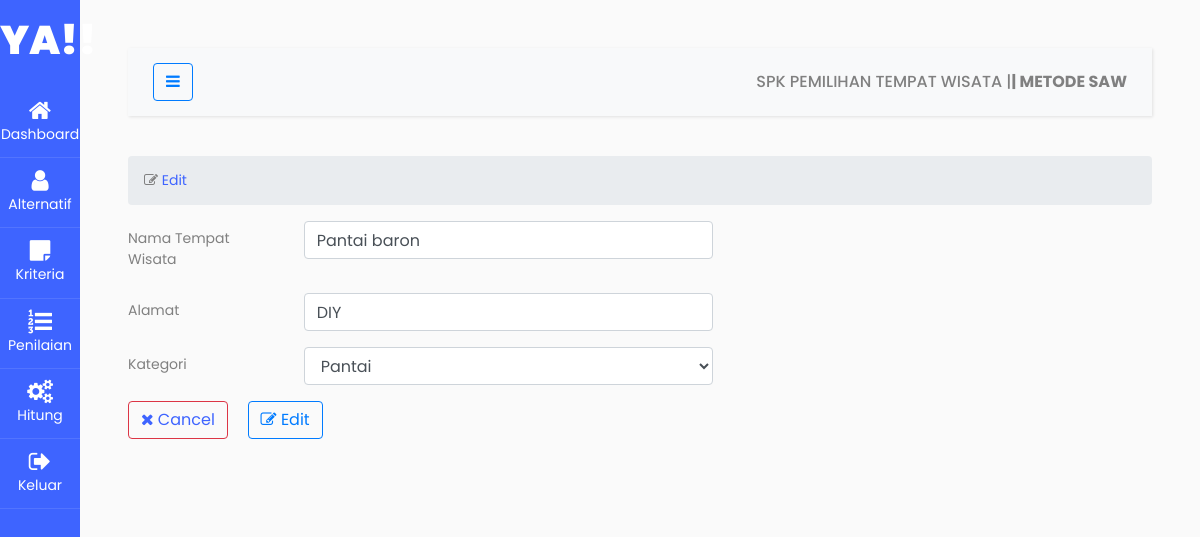
Page /alt_ubah.php?nama=Pantai baron on the committed database.
### tables this page shows
CREATE TABLE `saw_wisata` (
  `nama` varchar(100) NOT NULL,
  `Alamat` varchar(100) NOT NULL,
  `kategori` varchar(100) NOT NULL
);

### alt_ubah.php (the view, shortened to what this page needs)
<!doctype html>
<html lang="en">
<?php
include 'components/head.php';
?>
<body>
    <div class="wrapper d-flex align-items-stretch">
        <?php
        include 'components/sidebar.php';
        ?>
        <div id="content" class="p-4 p-md-5">
            <?php
            include 'components/navbar.php';
            ?>
            <section id="main-content">
                <section class="wrapper">
                    <div class="row">
                        <div class="col-lg-12">
                            <ol class="breadcrumb">
                                <li><i class="fa fa-edit"></i><a href=""> Edit</a></li>
                            </ol>
                        </div>
                    </div>
                    <?php
                    include 'koneksi.php';
                    ?>
                    <form method="POST" action="">
                        <?php
                        $nama = $_GET['nama'];
                        $sql = "SELECT * FROM saw_wisata WHERE nama = '$nama'";
                        $hasil = $conn->query($sql);
                        $rows = $hasil->num_rows;
                        if ($rows > 0) {
                            $row = $hasil->fetch_row();
                            $nama = $row[0];
                            $alamat = $row[1];
                            $kategori = $row[2];
                        ?>
                            <div class="form-group row">
                                <label class="col-sm-2 col-form-label">Nama Tempat Wisata</label>
                                <div class="col-sm-5">
                                    <input type="text" class="form-control" name="nama" value="<?= $nama ?>">
                                </div>
                            </div>
                            <div class="form-group row">
                                <label class="col-sm-2 col-form-label">Alamat</label>
                                <div class="col-sm-5">
                                    <input type="text" class="form-control" name="alamat" value="<?= $alamat ?>">
                                </div>
                            </div>
                            <div class="form-group row">
                                <label class="col-sm-2 col-form-label">Kategori</label>
                                <div class="col-sm-5">
                                    <select class="form-control" name="kategori" value="<?= $kategori ?>">
                                        <option <?php if ($kategori == 'Pantai') {
                                                    echo 'selected';
                                                } ?>>Pantai</option>
                                    </select>
                                </div>
                            </div>
                            <div>
                                <button type="button" class="btn btn-outline-danger mr-3"><a href="index.php"><i class="fa fa-close"></i> Cancel</a></button>
                                <button type="edit" name="edit" class="btn btn-outline-primary"><i class="fa fa-edit"></i> Edit</button>
                            </div>
                    </form>
                <?php } ?>
                </section>
            </section>
        </div>
    </div>
</body>
</html>

### rows in the picture
saw_wisata: nama "Pantai baron", alamat "DIY", kategori "Pantai"
